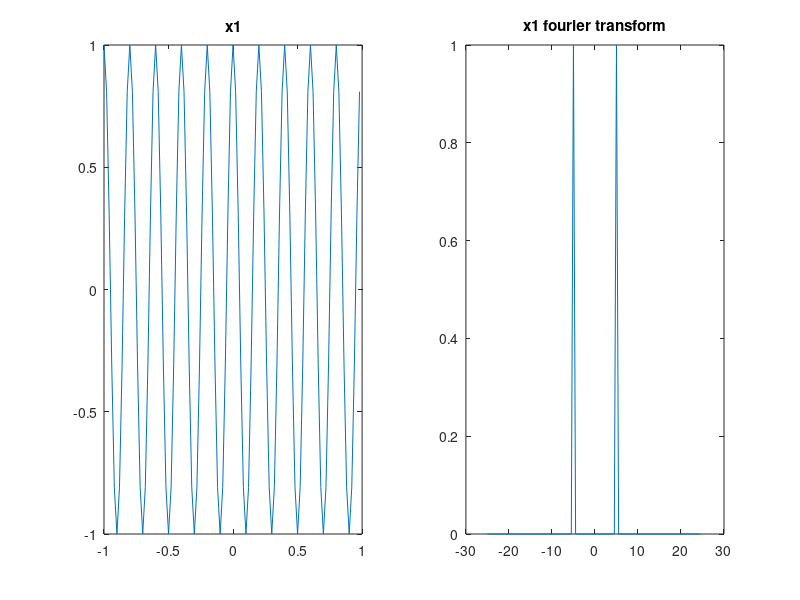

Write MATLAB code to recreate this figure.
clc;
clearvars;
close all;

fs = 50;
N = 100;
t = -1 : 1/fs : 1 - 1/fs;
f = -fs/2 : fs/N : fs/2 - fs/N;
x = cos(10 * pi .* t);
Fx = fftshift(fft(x));
figure;
subplot(1, 2, 1);
plot(t, x);
title('x1');
subplot(1, 2, 2);
plot(f, abs(Fx)/max(abs(Fx)));
title('x1 fourier transform')